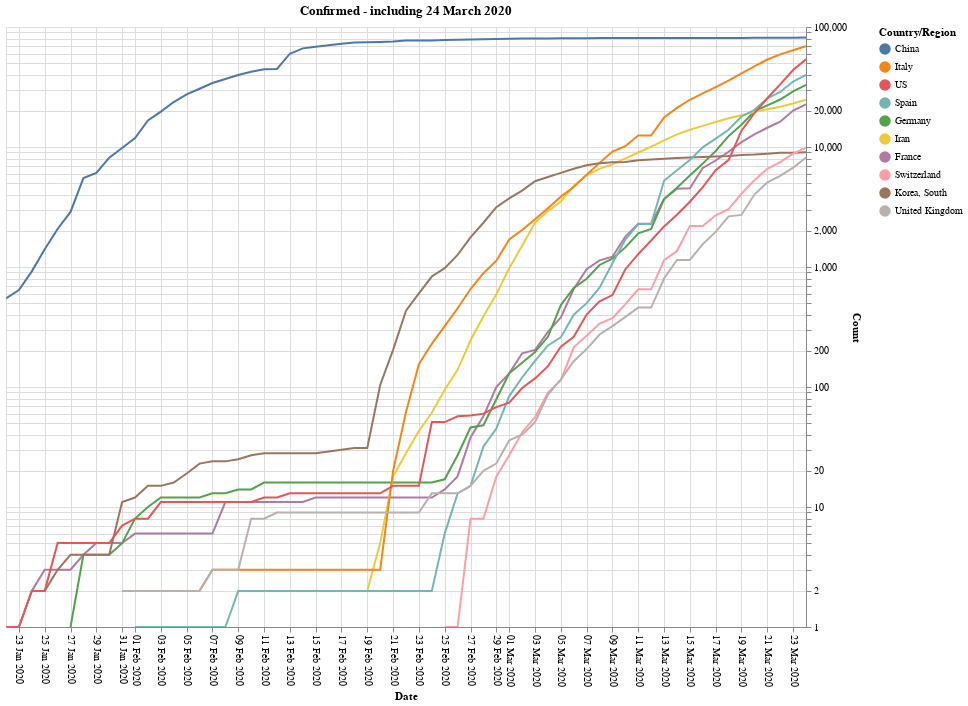
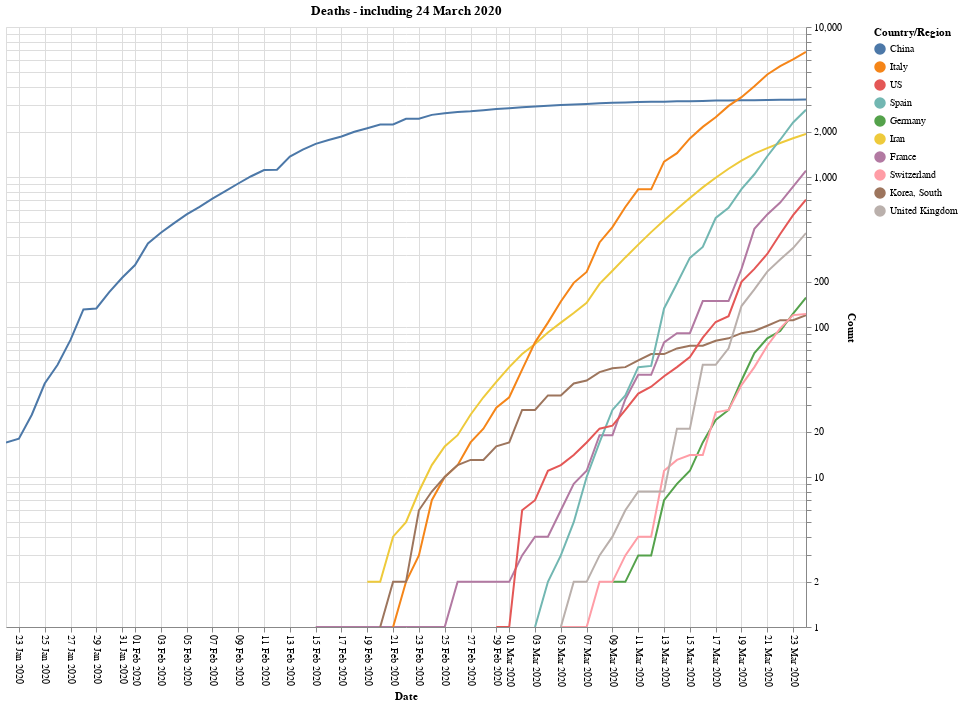
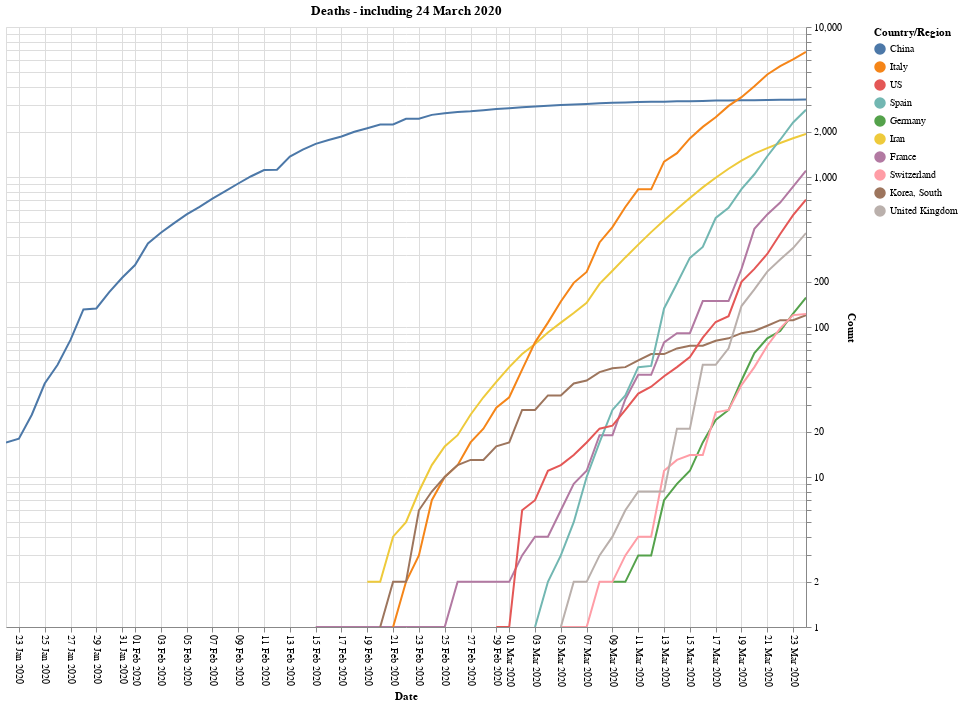

Source (notebook cell) for these figures, in order:
### Code cell
countries = []
for box_list in hbox.children:
    for box in box_list.children:
        if box.value:
             countries.append(box.description)
print(countries)
sort_legend=False
scale_type=ScaleType.Log_10
Csse_covid19.Confirmed.alt_plot(countries, sort_legend=sort_legend, scale_type=scale_type)
Csse_covid19.Deaths.alt_plot   (countries, sort_legend=sort_legend, scale_type=scale_type)

### Figure 1 — Vega-Lite specification as saved in the notebook (floating-point values rounded to 4 significant figures; data arrays with more than 128 entries replaced by an {"elided": "..."} marker saying what was removed)
{"$schema": "https://vega.github.io/schema/vega-lite/v3.4.0.json", "config": {"mark": {"tooltip": null}, "view": {"height": 300, "width": 400}}, "data": {"name": "data-5a3ee8a75d659faa383938f08da64360"}, "datasets": {"data-5a3ee8a75d659faa383938f08da64360": {"elided": "630 records"}}, "height": 600, "layer": [{"encoding": {"color": {"field": "Country/Region", "sort": ["China", "Italy", "US", "Spain", "Germany", "Iran", "France", "Switzerland", "Korea, South", "United Kingdom"], "type": "nominal"}, "x": {"axis": {"format": "%d %b %Y", "labelAngle": 90}, "field": "Date", "scale": {"domain": ["1/22/20", "03/24/20"]}, "type": "temporal"}, "y": {"axis": {"orient": "right", "title": "Count"}, "field": "Count", "scale": {"base": 10, "type": "log"}, "type": "quantitative"}}, "mark": "line", "title": "Confirmed - including 24 March 2020", "transform": [{"filter": "(datum.Count >= 1)"}]}, {"encoding": {"opacity": {"value": 0}, "x": {"field": "Date", "type": "temporal"}}, "mark": "point", "selection": {"selector003": {"empty": "none", "fields": ["Date"], "nearest": true, "on": "mouseover", "type": "single"}}}, {"encoding": {"color": {"field": "Country/Region", "sort": ["China", "Italy", "US", "Spain", "Germany", "Iran", "France", "Switzerland", "Korea, South", "United Kingdom"], "type": "nominal"}, "opacity": {"condition": {"selection": "selector003", "value": 1}, "value": 0}, "x": {"axis": {"format": "%d %b %Y", "labelAngle": 90}, "field": "Date", "scale": {"domain": ["1/22/20", "03/24/20"]}, "type": "temporal"}, "y": {"axis": {"orient": "right", "title": "Count"}, "field": "Count", "scale": {"base": 10, "type": "log"}, "type": "quantitative"}}, "mark": "point", "selection": {"selector004": {"bind": "scales", "encodings": ["x", "y"], "type": "interval"}}, "title": "Confirmed - including 24 March 2020", "transform": [{"filter": "(datum.Count >= 1)"}]}, {"encoding": {"x": {"field": "Date", "type": "temporal"}}, "mark": {"color": "gray", "type": "rule"}, "transform": [{"filter": {"selection": "selector003"}}]}, {"encoding": {"color": {"field": "Country/Region", "sort": ["China", "Italy", "US", "Spain", "Germany", "Iran", "France", "Switzerland", "Korea, South", "United Kingdom"], "type": "nominal"}, "text": {"condition": {"field": "Count", "selection": "selector003", "type": "quantitative"}, "value": " "}, "x": {"axis": {"format": "%d %b %Y", "labelAngle": 90}, "field": "Date", "scale": {"domain": ["1/22/20", "03/24/20"]}, "type": "temporal"}, "y": {"axis": {"orient": "right", "title": "Count"}, "field": "Count", "scale": {"base": 10, "type": "log"}, "type": "quantitative"}}, "mark": {"align": "right", "dx": -5, "dy": -5, "type": "text"}, "title": "Confirmed - including 24 March 2020", "transform": [{"filter": "(datum.Count >= 1)"}]}], "width": 800}

### Figure 2 — Vega-Lite specification as saved in the notebook (floating-point values rounded to 4 significant figures; data arrays with more than 128 entries replaced by an {"elided": "..."} marker saying what was removed)
{"$schema": "https://vega.github.io/schema/vega-lite/v3.4.0.json", "config": {"mark": {"tooltip": null}, "view": {"height": 300, "width": 400}}, "data": {"name": "data-2a0db6fc26af52ac3cab2eef21fa0d3d"}, "datasets": {"data-2a0db6fc26af52ac3cab2eef21fa0d3d": {"elided": "630 records"}}, "height": 600, "layer": [{"encoding": {"color": {"field": "Country/Region", "sort": ["China", "Italy", "US", "Spain", "Germany", "Iran", "France", "Switzerland", "Korea, South", "United Kingdom"], "type": "nominal"}, "x": {"axis": {"format": "%d %b %Y", "labelAngle": 90}, "field": "Date", "scale": {"domain": ["1/22/20", "03/24/20"]}, "type": "temporal"}, "y": {"axis": {"orient": "right", "title": "Count"}, "field": "Count", "scale": {"base": 10, "type": "log"}, "type": "quantitative"}}, "mark": "line", "title": "Deaths - including 24 March 2020", "transform": [{"filter": "(datum.Count >= 1)"}]}, {"encoding": {"opacity": {"value": 0}, "x": {"field": "Date", "type": "temporal"}}, "mark": "point", "selection": {"selector005": {"empty": "none", "fields": ["Date"], "nearest": true, "on": "mouseover", "type": "single"}}}, {"encoding": {"color": {"field": "Country/Region", "sort": ["China", "Italy", "US", "Spain", "Germany", "Iran", "France", "Switzerland", "Korea, South", "United Kingdom"], "type": "nominal"}, "opacity": {"condition": {"selection": "selector005", "value": 1}, "value": 0}, "x": {"axis": {"format": "%d %b %Y", "labelAngle": 90}, "field": "Date", "scale": {"domain": ["1/22/20", "03/24/20"]}, "type": "temporal"}, "y": {"axis": {"orient": "right", "title": "Count"}, "field": "Count", "scale": {"base": 10, "type": "log"}, "type": "quantitative"}}, "mark": "point", "selection": {"selector006": {"bind": "scales", "encodings": ["x", "y"], "type": "interval"}}, "title": "Deaths - including 24 March 2020", "transform": [{"filter": "(datum.Count >= 1)"}]}, {"encoding": {"x": {"field": "Date", "type": "temporal"}}, "mark": {"color": "gray", "type": "rule"}, "transform": [{"filter": {"selection": "selector005"}}]}, {"encoding": {"color": {"field": "Country/Region", "sort": ["China", "Italy", "US", "Spain", "Germany", "Iran", "France", "Switzerland", "Korea, South", "United Kingdom"], "type": "nominal"}, "text": {"condition": {"field": "Count", "selection": "selector005", "type": "quantitative"}, "value": " "}, "x": {"axis": {"format": "%d %b %Y", "labelAngle": 90}, "field": "Date", "scale": {"domain": ["1/22/20", "03/24/20"]}, "type": "temporal"}, "y": {"axis": {"orient": "right", "title": "Count"}, "field": "Count", "scale": {"base": 10, "type": "log"}, "type": "quantitative"}}, "mark": {"align": "right", "dx": -5, "dy": -5, "type": "text"}, "title": "Deaths - including 24 March 2020", "transform": [{"filter": "(datum.Count >= 1)"}]}], "width": 800}

### Figure 3 — Vega-Lite specification as saved in the notebook (floating-point values rounded to 4 significant figures; data arrays with more than 128 entries replaced by an {"elided": "..."} marker saying what was removed)
{"$schema": "https://vega.github.io/schema/vega-lite/v3.4.0.json", "config": {"mark": {"tooltip": null}, "view": {"height": 300, "width": 400}}, "data": {"name": "data-2a0db6fc26af52ac3cab2eef21fa0d3d"}, "datasets": {"data-2a0db6fc26af52ac3cab2eef21fa0d3d": {"elided": "630 records"}}, "height": 600, "layer": [{"encoding": {"color": {"field": "Country/Region", "sort": ["China", "Italy", "US", "Spain", "Germany", "Iran", "France", "Switzerland", "Korea, South", "United Kingdom"], "type": "nominal"}, "x": {"axis": {"format": "%d %b %Y", "labelAngle": 90}, "field": "Date", "scale": {"domain": ["1/22/20", "03/24/20"]}, "type": "temporal"}, "y": {"axis": {"orient": "right", "title": "Count"}, "field": "Count", "scale": {"base": 10, "type": "log"}, "type": "quantitative"}}, "mark": "line", "title": "Deaths - including 24 March 2020", "transform": [{"filter": "(datum.Count >= 1)"}]}, {"encoding": {"opacity": {"value": 0}, "x": {"field": "Date", "type": "temporal"}}, "mark": "point", "selection": {"selector005": {"empty": "none", "fields": ["Date"], "nearest": true, "on": "mouseover", "type": "single"}}}, {"encoding": {"color": {"field": "Country/Region", "sort": ["China", "Italy", "US", "Spain", "Germany", "Iran", "France", "Switzerland", "Korea, South", "United Kingdom"], "type": "nominal"}, "opacity": {"condition": {"selection": "selector005", "value": 1}, "value": 0}, "x": {"axis": {"format": "%d %b %Y", "labelAngle": 90}, "field": "Date", "scale": {"domain": ["1/22/20", "03/24/20"]}, "type": "temporal"}, "y": {"axis": {"orient": "right", "title": "Count"}, "field": "Count", "scale": {"base": 10, "type": "log"}, "type": "quantitative"}}, "mark": "point", "selection": {"selector006": {"bind": "scales", "encodings": ["x", "y"], "type": "interval"}}, "title": "Deaths - including 24 March 2020", "transform": [{"filter": "(datum.Count >= 1)"}]}, {"encoding": {"x": {"field": "Date", "type": "temporal"}}, "mark": {"color": "gray", "type": "rule"}, "transform": [{"filter": {"selection": "selector005"}}]}, {"encoding": {"color": {"field": "Country/Region", "sort": ["China", "Italy", "US", "Spain", "Germany", "Iran", "France", "Switzerland", "Korea, South", "United Kingdom"], "type": "nominal"}, "text": {"condition": {"field": "Count", "selection": "selector005", "type": "quantitative"}, "value": " "}, "x": {"axis": {"format": "%d %b %Y", "labelAngle": 90}, "field": "Date", "scale": {"domain": ["1/22/20", "03/24/20"]}, "type": "temporal"}, "y": {"axis": {"orient": "right", "title": "Count"}, "field": "Count", "scale": {"base": 10, "type": "log"}, "type": "quantitative"}}, "mark": {"align": "right", "dx": -5, "dy": -5, "type": "text"}, "title": "Deaths - including 24 March 2020", "transform": [{"filter": "(datum.Count >= 1)"}]}], "width": 800}
